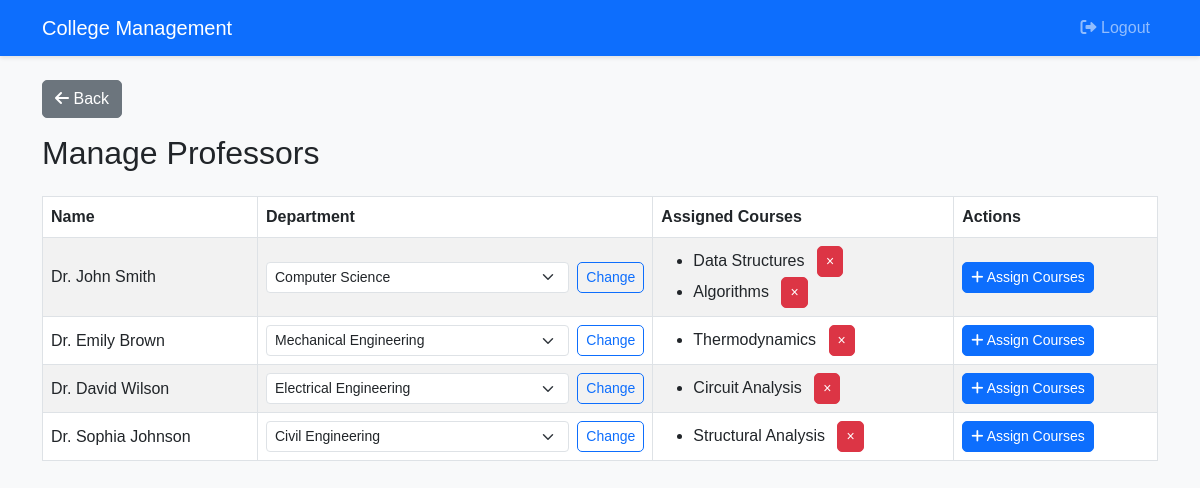
The app's page /admin/manage_professors.php (signed in) with its own data.
### tables this page shows
CREATE TABLE `professor` (
  `ProfessorID` int(11) NOT NULL,
  `UserID` int(11) DEFAULT NULL,
  `Name` varchar(100) NOT NULL,
  `DepartmentID` int(11) DEFAULT NULL
);

CREATE TABLE `department` (
  `DepartmentID` int(11) NOT NULL,
  `DepartmentName` varchar(100) NOT NULL
);

CREATE TABLE `course` (
  `CourseID` int(11) NOT NULL,
  `CourseName` varchar(100) NOT NULL,
  `DepartmentID` int(11) DEFAULT NULL,
  `Credits` int(11) DEFAULT NULL
);

### admin/manage_professors.php (the view, shortened to what this page needs)
<?php
include '../config/db.php';
$departments = $pdo->query("SELECT * FROM Department")->fetchAll(PDO::FETCH_ASSOC);
$professors = $pdo->query("
    SELECT p.*, d.DepartmentName
    FROM Professor p
    LEFT JOIN Department d ON p.DepartmentID = d.DepartmentID
")->fetchAll();
include '../includes/header.php';
?>
<h2 class="mb-4">Manage Professors</h2>
<table class="table table-bordered table-striped">
    <thead>
        <tr>
            <th>Name</th>
            <th>Department</th>
            <th>Assigned Courses</th>
            <th>Actions</th>
        </tr>
    </thead>
    <tbody>
        <?php foreach ($professors as $prof): ?>
            <?php
            $assigned = $pdo->prepare("
                SELECT c.CourseID, c.CourseName
                FROM Class cl
                JOIN Course c ON cl.CourseID = c.CourseID
                WHERE cl.ProfessorID = ?
            ");
            $assigned->execute([$prof['ProfessorID']]);
            $assigned_courses = $assigned->fetchAll();
            ?>
            <tr>
                <td><?= htmlspecialchars($prof['Name']) ?></td>
                <td>
                    <form method="post" class="d-flex align-items-center">
                        <select name="new_department" class="form-select form-select-sm me-2" required>
                            <?php foreach ($departments as $dept): ?>
                                <option value="<?= $dept['DepartmentID'] ?>" <?= $dept['DepartmentID'] == $prof['DepartmentID'] ? 'selected' : '' ?>>
                                    <?= htmlspecialchars($dept['DepartmentName']) ?>
                                </option>
                            <?php endforeach; ?>
                        </select>
                        <button type="submit" name="update_department" class="btn btn-sm btn-outline-primary">Change</button>
                    </form>
                </td>
                <td>
                    <?php if ($assigned_courses): ?>
                        <ul class="mb-0">
                            <?php foreach ($assigned_courses as $ac): ?>
                                <li>
                                    <?= htmlspecialchars($ac['CourseName']) ?>
                                    <form method="post" class="d-inline">
                                        <button type="submit" name="unassign_course" class="btn btn-sm btn-danger btn-circle ms-2" title="Unassign">
                                            &times;
                                        </button>
                                    </form>
                                </li>
                            <?php endforeach; ?>
                        </ul>
                    <?php else: ?>
                        <em>None</em>
                    <?php endif; ?>
                </td>
                <td>
                    <button class="btn btn-sm btn-primary" data-bs-toggle="modal" data-bs-target="#assignCourseModal<?= $prof['ProfessorID'] ?>">
                        <i class="fas fa-plus"></i> Assign Courses
                    </button>
                </td>
            </tr>
        <?php endforeach; ?>
    </tbody>
</table>
<?php include '../includes/footer.php'; ?>

### css/styles.css (style rules this page uses)
body { background-color: #f8f9fa; font-family: 'Arial', sans-serif; }
.table th, .table td { vertical-align: middle; }
.btn { border-radius: 5px; }

### records on screen
professor: Name "Dr. John Smith", new_department "Computer Science"
course: CourseName "Data Structures"
course: CourseName "Algorithms"
professor: Name "Dr. Emily Brown", new_department "Mechanical Engineering"
course: CourseName "Thermodynamics"
professor: Name "Dr. David Wilson", new_department "Electrical Engineering"
course: CourseName "Circuit Analysis"
professor: Name "Dr. Sophia Johnson", new_department "Civil Engineering"
course: CourseName "Structural Analysis"
